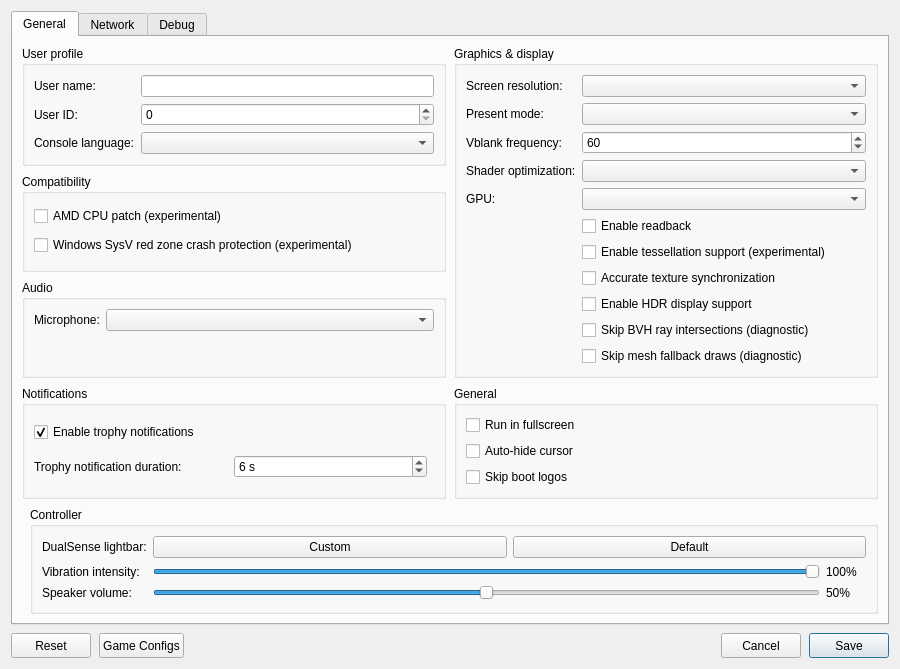
<?xml version="1.0" encoding="UTF-8"?>
<ui version="4.0">
 <class>ConfigurationEditDialog</class>
 <widget class="QDialog" name="ConfigurationEditDialog">
  <property name="geometry">
   <rect>
    <x>0</x>
    <y>0</y>
    <width>900</width>
    <height>620</height>
   </rect>
  </property>
  <property name="windowTitle">
   <string>Settings</string>
  </property>
  <property name="locale">
   <locale language="English" country="UnitedStates"/>
  </property>
  <layout class="QVBoxLayout" name="dialogLayout">
   <property name="spacing"><number>8</number></property>
   <item>
    <widget class="QTabWidget" name="settings_tabs">
     <property name="currentIndex"><number>0</number></property>
     <widget class="QWidget" name="settings_tab">
      <attribute name="title"><string>General</string></attribute>
      <layout class="QGridLayout" name="gridLayout">
       <property name="horizontalSpacing">
        <number>8</number>
       </property>
       <property name="verticalSpacing">
        <number>8</number>
       </property>
       <item row="0" column="0" colspan="2">
        <layout class="QGridLayout" name="sectionsLayout" columnstretch="1,1">
         <property name="horizontalSpacing">
          <number>8</number>
         </property>
         <property name="verticalSpacing">
          <number>8</number>
         </property>
         <item row="0" column="0">
          <widget class="QGroupBox" name="user_profile_group">
           <property name="title">
            <string>User profile</string>
           </property>
           <layout class="QFormLayout" name="userProfileLayout">
            <property name="fieldGrowthPolicy">
             <enum>QFormLayout::AllNonFixedFieldsGrow</enum>
            </property>
            <item row="0" column="0">
             <widget class="QLabel" name="label_user_name">
              <property name="text"><string>User name:</string></property>
             </widget>
            </item>
            <item row="0" column="1">
             <widget class="MandatoryLineEdit" name="lineEdit_user_name">
              <property name="toolTip"><string>Local user name exposed to games</string></property>
              <property name="clearButtonEnabled"><bool>true</bool></property>
             </widget>
            </item>
            <item row="1" column="0">
             <widget class="QLabel" name="label_user_id">
              <property name="text"><string>User ID:</string></property>
             </widget>
            </item>
            <item row="1" column="1">
             <widget class="QSpinBox" name="spinBox_user_id">
              <property name="toolTip"><string>Local user ID exposed to games</string></property>
              <property name="maximum"><number>2147483647</number></property>
             </widget>
            </item>
            <item row="2" column="0">
             <widget class="QLabel" name="label_console_language">
              <property name="text"><string>Console language:</string></property>
             </widget>
            </item>
            <item row="2" column="1">
             <widget class="QComboBox" name="comboBox_console_language">
              <property name="toolTip"><string>Language</string></property>
             </widget>
            </item>
           </layout>
          </widget>
         </item>
         <item row="2" column="0">
          <widget class="QGroupBox" name="audio_group">
           <property name="title"><string>Audio</string></property>
           <layout class="QFormLayout" name="audioLayout">
            <property name="fieldGrowthPolicy">
             <enum>QFormLayout::AllNonFixedFieldsGrow</enum>
            </property>
            <item row="0" column="0">
             <widget class="QLabel" name="label_audio_input_device">
              <property name="text"><string>Microphone:</string></property>
             </widget>
            </item>
            <item row="0" column="1">
             <widget class="QComboBox" name="comboBox_audio_input_device"/>
            </item>
           </layout>
          </widget>
         </item>
         <item row="0" column="1" rowspan="3">
          <widget class="QGroupBox" name="graphics_group">
           <property name="title">
            <string>Graphics &amp;&amp; display</string>
           </property>
           <layout class="QFormLayout" name="graphicsLayout">
            <property name="fieldGrowthPolicy">
             <enum>QFormLayout::AllNonFixedFieldsGrow</enum>
            </property>
            <item row="0" column="0">
             <widget class="QLabel" name="label_screen_resolution">
              <property name="text"><string>Screen resolution:</string></property>
             </widget>
            </item>
            <item row="0" column="1">
             <widget class="QComboBox" name="comboBox_screen_resolution">
              <property name="toolTip"><string>Window resolution</string></property>
             </widget>
            </item>
            <item row="1" column="0">
             <widget class="QLabel" name="label_present_mode">
              <property name="text"><string>Present mode:</string></property>
             </widget>
            </item>
            <item row="1" column="1">
             <widget class="QComboBox" name="comboBox_present_mode">
              <property name="toolTip"><string>Vulkan swapchain presentation mode</string></property>
             </widget>
            </item>
            <item row="2" column="0">
             <widget class="QLabel" name="label_vblank_frequency">
              <property name="text"><string>Vblank frequency:</string></property>
             </widget>
            </item>
            <item row="2" column="1">
             <widget class="QSpinBox" name="spinBox_vblank_frequency">
              <property name="toolTip"><string>Virtual display refresh rate used for frame pacing</string></property>
              <property name="minimum"><number>30</number></property>
              <property name="maximum"><number>360</number></property>
              <property name="value"><number>60</number></property>
             </widget>
            </item>
            <item row="3" column="0">
             <widget class="QLabel" name="label_shader_optimization">
              <property name="text"><string>Shader optimization:</string></property>
             </widget>
            </item>
            <item row="3" column="1">
             <widget class="QComboBox" name="comboBox_shader_optimization_type">
              <property name="toolTip"><string>Optimize shaders for code size or performance</string></property>
             </widget>
            </item>
            <item row="4" column="0">
             <widget class="QLabel" name="label_gpu">
              <property name="text"><string>GPU:</string></property>
             </widget>
            </item>
            <item row="4" column="1">
             <widget class="QComboBox" name="comboBox_gpu">
              <property name="toolTip"><string>Graphics device used by the emulator</string></property>
             </widget>
            </item>
            <item row="5" column="1">
             <widget class="QCheckBox" name="checkBox_readback">
              <property name="toolTip"><string>Read back writable linear images</string></property>
              <property name="text"><string>Enable readback</string></property>
             </widget>
            </item>
            <item row="6" column="1">
             <widget class="QCheckBox" name="checkBox_tessellation">
              <property name="toolTip"><string>Draw tessellated geometry. Disabled by default; unsupported tessellation may cause crashes.</string></property>
              <property name="text"><string>Enable tessellation support (experimental)</string></property>
             </widget>
            </item>
            <item row="7" column="1">
             <widget class="QCheckBox" name="checkBox_sync_raw_image_buffers">
              <property name="toolTip"><string>Can fix missing textures and incorrect transparency in some games. May reduce performance.</string></property>
              <property name="text"><string>Accurate texture synchronization</string></property>
             </widget>
            </item>
            <item row="8" column="1">
             <widget class="QCheckBox" name="checkBox_hdr">
              <property name="toolTip"><string>Enable HDR10 output for supported games. Requires HDR enabled on the host display.</string></property>
              <property name="text"><string>Enable HDR display support</string></property>
             </widget>
            </item>
            <item row="9" column="1">
             <widget class="QCheckBox" name="checkBox_skip_bvh_intersections">
              <property name="toolTip"><string>Diagnostic only: make BVH ray queries report no intersections. Ray-traced lighting and reflections may be missing or incorrect.</string></property>
              <property name="text"><string>Skip BVH ray intersections (diagnostic)</string></property>
             </widget>
            </item>
            <item row="10" column="1">
             <widget class="QCheckBox" name="checkBox_skip_mesh_fallback_draws">
              <property name="toolTip"><string>Diagnostic only: skip mesh shader draws that need the compute fallback. This will remove some scene geometry.</string></property>
              <property name="text"><string>Skip mesh fallback draws (diagnostic)</string></property>
             </widget>
            </item>
           </layout>
          </widget>
         </item>
         <item row="3" column="0">
          <widget class="QGroupBox" name="notifications_group">
           <property name="title"><string>Notifications</string></property>
           <layout class="QVBoxLayout" name="notificationsLayout">
            <item>
             <widget class="QCheckBox" name="checkBox_trophy_notifications">
              <property name="toolTip"><string>Show trophy unlock notifications and play their sound.
    To use your own sound, replace the emulator's assets/sounds/trophy-unlock.wav with a WAV file and restart the game.</string></property>
              <property name="text"><string>Enable trophy notifications</string></property>
              <property name="checked"><bool>true</bool></property>
             </widget>
            </item>
            <item>
             <layout class="QHBoxLayout" name="trophyDurationLayout">
              <item>
               <widget class="QLabel" name="label_trophy_duration">
                <property name="text"><string>Trophy notification duration:</string></property>
               </widget>
              </item>
              <item>
               <widget class="QSpinBox" name="spinBox_trophy_duration">
                <property name="toolTip"><string>How long each trophy unlock notification stays on screen.</string></property>
                <property name="suffix"><string> s</string></property>
                <property name="minimum"><number>5</number></property>
                <property name="maximum"><number>10</number></property>
                <property name="value"><number>6</number></property>
               </widget>
              </item>
              <item>
               <spacer name="trophyDurationSpacer">
                <property name="orientation"><enum>Qt::Horizontal</enum></property>
               </spacer>
              </item>
             </layout>
            </item>
           </layout>
          </widget>
         </item>
         <item row="3" column="1">
          <widget class="QGroupBox" name="general_group">
           <property name="title"><string>General</string></property>
           <layout class="QVBoxLayout" name="generalLayout">
            <item>
             <widget class="QCheckBox" name="checkBox_fullscreen">
              <property name="toolTip"><string>Run in borderless desktop fullscreen</string></property>
              <property name="text"><string>Run in fullscreen</string></property>
             </widget>
            </item>
            <item>
             <widget class="QCheckBox" name="checkBox_hide_cursor">
              <property name="toolTip"><string>Hide the host cursor after 2 seconds without mouse activity</string></property>
              <property name="text"><string>Auto-hide cursor</string></property>
             </widget>
            </item>
            <item>
             <widget class="QCheckBox" name="checkBox_skip_notice_screen">
              <property name="toolTip"><string>Skip startup logos and notices in supported games.</string></property>
              <property name="text"><string>Skip boot logos</string></property>
             </widget>
            </item>
           </layout>
          </widget>
         </item>
         <item row="1" column="0">
          <widget class="QGroupBox" name="compatibility_group">
           <property name="title">
            <string>Compatibility</string>
           </property>
           <layout class="QVBoxLayout" name="compatibilityLayout">
            <item>
             <widget class="QCheckBox" name="checkBox_amd_cpu">
              <property name="toolTip"><string>Patch CPU instructions that differ between AMD and the host CPU.</string></property>
              <property name="text"><string>AMD CPU patch (experimental)</string></property>
             </widget>
            </item>
            <item>
             <widget class="QCheckBox" name="checkBox_red_zone_protection">
              <property name="toolTip"><string>Helps prevent crashes in some games on Windows</string></property>
              <property name="text"><string>Windows SysV red zone crash protection (experimental)</string></property>
             </widget>
            </item>
           </layout>
          </widget>
         </item>
        </layout>
       </item>
       <item row="1" column="1">
        <widget class="QGroupBox" name="controller_group">
         <property name="title"><string>Controller</string></property>
         <layout class="QFormLayout" name="controllerLayout">
          <property name="fieldGrowthPolicy"><enum>QFormLayout::AllNonFixedFieldsGrow</enum></property>
          <item row="0" column="0">
           <widget class="QLabel" name="label_controller_color">
            <property name="text"><string>DualSense lightbar:</string></property>
           </widget>
          </item>
          <item row="0" column="1">
           <layout class="QHBoxLayout" name="controllerColorLayout">
            <item>
             <widget class="QPushButton" name="button_controller_color">
              <property name="toolTip"><string>Choose and preview a fixed LED color. Bluetooth DualSense may take several seconds to update.</string></property>
              <property name="text"><string>Custom</string></property>
             </widget>
            </item>
            <item>
             <widget class="QPushButton" name="button_controller_color_reset">
              <property name="toolTip"><string>Let the game control the lightbar</string></property>
              <property name="text"><string>Default</string></property>
             </widget>
            </item>
           </layout>
          </item>
          <item row="1" column="0">
           <widget class="QLabel" name="label_controller_vibration">
            <property name="text"><string>Vibration intensity:</string></property>
           </widget>
          </item>
          <item row="1" column="1">
           <layout class="QHBoxLayout" name="controllerVibrationLayout">
            <item>
             <widget class="QSlider" name="slider_controller_vibration">
              <property name="toolTip"><string>Scale DualSense vibration over USB and Bluetooth</string></property>
              <property name="maximum"><number>100</number></property>
              <property name="value"><number>100</number></property>
              <property name="orientation"><enum>Qt::Horizontal</enum></property>
             </widget>
            </item>
            <item>
             <widget class="QLabel" name="label_controller_vibration_value">
              <property name="minimumSize"><size><width>40</width><height>0</height></size></property>
              <property name="text"><string>100%</string></property>
             </widget>
            </item>
           </layout>
          </item>
          <item row="2" column="0">
           <widget class="QLabel" name="label_controller_volume">
            <property name="text"><string>Speaker volume:</string></property>
           </widget>
          </item>
          <item row="2" column="1">
           <layout class="QHBoxLayout" name="controllerVolumeLayout">
            <item>
             <widget class="QSlider" name="slider_controller_volume">
              <property name="toolTip"><string>Scale the DualSense speaker over USB and Bluetooth. 50% is the previous default; 100% adds 6 dB of gain.</string></property>
              <property name="maximum"><number>100</number></property>
              <property name="value"><number>50</number></property>
              <property name="orientation"><enum>Qt::Horizontal</enum></property>
             </widget>
            </item>
            <item>
             <widget class="QLabel" name="label_controller_volume_value">
              <property name="minimumSize"><size><width>40</width><height>0</height></size></property>
              <property name="text"><string>50%</string></property>
             </widget>
            </item>
           </layout>
          </item>
         </layout>
        </widget>
       </item>
      </layout>
     </widget>
     <widget class="QWidget" name="network_tab">
      <attribute name="title"><string>Network</string></attribute>
      <layout class="QVBoxLayout" name="networkTabLayout">
       <item>
        <widget class="QCheckBox" name="checkBox_network_connected">
         <property name="toolTip"><string>Let games use your computer's local network connection.</string></property>
         <property name="text"><string>Enable network connection</string></property>
        </widget>
       </item>
       <item>
        <spacer name="networkSpacer">
         <property name="orientation"><enum>Qt::Vertical</enum></property>
         <property name="sizeHint" stdset="0"><size><width>20</width><height>40</height></size></property>
        </spacer>
       </item>
      </layout>
     </widget>
     <widget class="QWidget" name="debug_tab">
      <attribute name="title"><string>Debug</string></attribute>
      <layout class="QVBoxLayout" name="debugTabLayout">
       <item>
        <widget class="QGroupBox" name="debug_group">
         <property name="title">
          <string>Debugging &amp;&amp; logs</string>
         </property>
         <layout class="QGridLayout" name="debugLayout" columnstretch="0,1,0,1">
          <property name="horizontalSpacing"><number>8</number></property>
          <property name="verticalSpacing"><number>6</number></property>
          <item row="0" column="0" colspan="2">
           <widget class="QCheckBox" name="checkBox_vulkan_validation">
            <property name="toolTip"><string>Enable Vulkan validation layers</string></property>
            <property name="text"><string>Vulkan validation</string></property>
            <property name="checked"><bool>true</bool></property>
           </widget>
          </item>
          <item row="0" column="2" colspan="2">
           <widget class="QCheckBox" name="checkBox_shader_validation">
            <property name="toolTip"><string>Validate SPIR-V binary</string></property>
            <property name="text"><string>Shader validation</string></property>
            <property name="checked"><bool>true</bool></property>
           </widget>
          </item>
          <item row="1" column="0" colspan="2">
           <widget class="QCheckBox" name="checkBox_renderdoc_capture">
            <property name="toolTip"><string>Enable RenderDoc capture</string></property>
            <property name="text"><string>RenderDoc capture</string></property>
           </widget>
          </item>
          <item row="1" column="2" colspan="2">
           <widget class="QCheckBox" name="checkBox_cmd_dump">
            <property name="toolTip"><string>Dump command buffers</string></property>
            <property name="text"><string>Command buffer dump</string></property>
           </widget>
          </item>
          <item row="2" column="0">
           <widget class="QLabel" name="label_shader_log_direction">
            <property name="text"><string>Shader logging:</string></property>
           </widget>
          </item>
          <item row="2" column="1">
           <widget class="QComboBox" name="comboBox_shader_log_direction">
            <property name="toolTip"><string>Dump shaders to file or console window. If enabled may decrease emulator performance</string></property>
           </widget>
          </item>
          <item row="2" column="2">
           <widget class="QLabel" name="label_shader_log_folder">
            <property name="text"><string>Shader log folder:</string></property>
           </widget>
          </item>
          <item row="2" column="3">
           <widget class="MandatoryLineEdit" name="lineEdit_shader_log_folder">
            <property name="toolTip"><string>Specify directory to dump shaders</string></property>
            <property name="clearButtonEnabled"><bool>true</bool></property>
           </widget>
          </item>
          <item row="3" column="0">
           <widget class="QLabel" name="label_printf_direction">
            <property name="text"><string>Printf output:</string></property>
           </widget>
          </item>
          <item row="3" column="1">
           <widget class="QComboBox" name="comboBox_printf_direction">
            <property name="toolTip"><string>Print logs to file or console window. If enabled may decrease emulator performance</string></property>
           </widget>
          </item>
          <item row="3" column="2">
           <widget class="QLabel" name="label_printf_file">
            <property name="text"><string>General log file:</string></property>
           </widget>
          </item>
          <item row="3" column="3">
           <widget class="MandatoryLineEdit" name="lineEdit_printf_file">
            <property name="toolTip"><string>Specify the general log file. Warning, error, and critical messages are written to a sibling file with -warnings before the extension.</string></property>
            <property name="clearButtonEnabled"><bool>true</bool></property>
           </widget>
          </item>
          <item row="4" column="0">
           <widget class="QCheckBox" name="checkBox_profiler">
            <property name="toolTip"><string>Enable the Tracy profiler. Profiling may decrease emulator performance</string></property>
            <property name="text"><string>Tracy profiler</string></property>
           </widget>
          </item>
          <item row="4" column="2">
           <widget class="QLabel" name="label_cmd_dump_folder">
            <property name="text"><string>Command buffer folder:</string></property>
           </widget>
          </item>
          <item row="4" column="3">
           <widget class="MandatoryLineEdit" name="lineEdit_cmd_dump_folder">
            <property name="toolTip"><string>Specify directory to dump command buffers</string></property>
            <property name="clearButtonEnabled"><bool>true</bool></property>
           </widget>
          </item>
         </layout>
        </widget>
       </item>
       <item>
        <spacer name="debugSpacer">
         <property name="orientation"><enum>Qt::Vertical</enum></property>
         <property name="sizeHint" stdset="0"><size><width>20</width><height>40</height></size></property>
        </spacer>
       </item>
      </layout>
     </widget>
    </widget>
   </item>
   <item>
    <layout class="QHBoxLayout" name="buttonLayout">
     <item>
     <widget class="QPushButton" name="clear_button">
       <property name="minimumSize"><size><width>80</width><height>25</height></size></property>
       <property name="text"><string>Reset</string></property>
       <property name="toolTip"><string>Restore default settings</string></property>
      </widget>
     </item>
     <item>
      <widget class="QPushButton" name="settings_button">
       <property name="minimumSize"><size><width>80</width><height>25</height></size></property>
       <property name="text"><string>Game Configs</string></property>
       <property name="toolTip"><string>Import or export game configs</string></property>
      </widget>
     </item>
     <item>
      <spacer name="buttonSpacer">
       <property name="orientation"><enum>Qt::Horizontal</enum></property>
       <property name="sizeHint" stdset="0"><size><width>40</width><height>20</height></size></property>
      </spacer>
     </item>
     <item>
      <widget class="QPushButton" name="cancel_button">
       <property name="minimumSize"><size><width>80</width><height>25</height></size></property>
       <property name="text"><string>Cancel</string></property>
      </widget>
     </item>
     <item>
      <widget class="QPushButton" name="ok_button">
       <property name="minimumSize"><size><width>80</width><height>25</height></size></property>
       <property name="text"><string>Save</string></property>
       <property name="default"><bool>true</bool></property>
      </widget>
     </item>
    </layout>
   </item>
  </layout>
 </widget>
 <customwidgets>
  <customwidget>
   <class>MandatoryLineEdit</class>
   <extends>QLineEdit</extends>
   <header>mandatoryLineEdit.h</header>
  </customwidget>
 </customwidgets>
 <resources/>
</ui>
